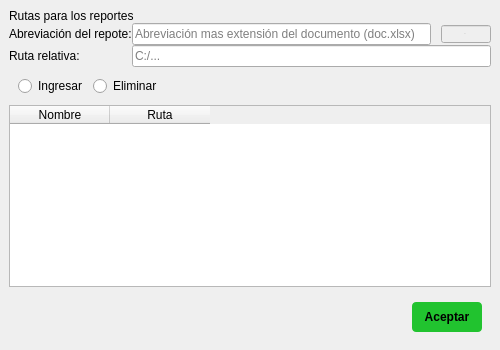
<?xml version="1.0" encoding="UTF-8"?>
<ui version="4.0">
 <class>ventana_configuracion_rutasdocumentos</class>
 <widget class="QMainWindow" name="ventana_configuracion_rutasdocumentos">
  <property name="geometry">
   <rect>
    <x>0</x>
    <y>0</y>
    <width>500</width>
    <height>350</height>
   </rect>
  </property>
  <property name="minimumSize">
   <size>
    <width>500</width>
    <height>0</height>
   </size>
  </property>
  <property name="maximumSize">
   <size>
    <width>500</width>
    <height>350</height>
   </size>
  </property>
  <property name="windowTitle">
   <string>MainWindow</string>
  </property>
  <property name="styleSheet">
   <string notr="true">[objectName^=&quot;lbt_title&quot;] {
	font-size: 16px;
	font-weight: bold;
	font-family: Arial;
	margin-bottom: 5px; 
	margin-top: 5px;
	margin-left: 0px;
}
[objectName^=&quot;lbl&quot;] {
	font-size: 12px;
	font-weight: bold;
	font-family: Arial;
	margin-bottom: 5px; 
	margin-top: 5px;
	margin-left: 0px;
}
[objectName^=&quot;txt&quot;] {
	font-size: 12px;
	font-family: Arial;
	border-bottom: 1px solid;
	border-top: 0px;
}
[objectName^=&quot;rb_rb&quot;] {
	font-size: 14px;
	font-family: Arial;
}
#btn_btn_aceptar{
	font-size: 12px;
	font-weight: bold;
	min-height: 30px;
	min-width: 70px;
	border-radius: 4px;
	background-color: rgb(33, 195, 47);
}
#btn_btn_aceptar:hover{
background-color: rgb(76, 175, 80);
}
#txt_extension_documento{
margin-left:10px;
}</string>
  </property>
  <widget class="QWidget" name="centralwidget">
   <layout class="QVBoxLayout" name="verticalLayout_2">
    <item>
     <widget class="QWidget" name="panel_cuerpo_ventana" native="true">
      <layout class="QVBoxLayout" name="verticalLayout">
       <property name="spacing">
        <number>0</number>
       </property>
       <property name="leftMargin">
        <number>0</number>
       </property>
       <property name="topMargin">
        <number>0</number>
       </property>
       <property name="rightMargin">
        <number>0</number>
       </property>
       <property name="bottomMargin">
        <number>0</number>
       </property>
       <item>
        <widget class="QLabel" name="lbt_title_rutasreportes">
         <property name="text">
          <string>Rutas para los reportes</string>
         </property>
        </widget>
       </item>
       <item>
        <layout class="QGridLayout" name="gridLayout">
         <item row="1" column="0">
          <widget class="QLabel" name="lbl_ruta">
           <property name="text">
            <string>Ruta relativa:</string>
           </property>
          </widget>
         </item>
         <item row="0" column="0">
          <widget class="QLabel" name="lbl_nombre">
           <property name="text">
            <string>Abreviación del repote:</string>
           </property>
          </widget>
         </item>
         <item row="0" column="1">
          <widget class="QLineEdit" name="txt_nombre">
           <property name="placeholderText">
            <string>Abreviación mas extensión del documento (doc.xlsx)</string>
           </property>
          </widget>
         </item>
         <item row="2" column="0" colspan="2">
          <widget class="QWidget" name="panel_acciones" native="true">
           <property name="minimumSize">
            <size>
             <width>0</width>
             <height>0</height>
            </size>
           </property>
           <layout class="QHBoxLayout" name="horizontalLayout_3">
            <item>
             <widget class="QRadioButton" name="rb_rb_ingresar">
              <property name="cursor">
               <cursorShape>PointingHandCursor</cursorShape>
              </property>
              <property name="layoutDirection">
               <enum>Qt::LeftToRight</enum>
              </property>
              <property name="text">
               <string>Ingresar</string>
              </property>
             </widget>
            </item>
            <item>
             <widget class="QRadioButton" name="rb_rb_eliminar">
              <property name="cursor">
               <cursorShape>PointingHandCursor</cursorShape>
              </property>
              <property name="autoFillBackground">
               <bool>false</bool>
              </property>
              <property name="text">
               <string>Eliminar</string>
              </property>
             </widget>
            </item>
            <item>
             <spacer name="horizontalSpacer_2">
              <property name="orientation">
               <enum>Qt::Horizontal</enum>
              </property>
              <property name="sizeHint" stdset="0">
               <size>
                <width>40</width>
                <height>20</height>
               </size>
              </property>
             </spacer>
            </item>
           </layout>
          </widget>
         </item>
         <item row="0" column="2">
          <widget class="QLineEdit" name="txt_extension_documento">
           <property name="enabled">
            <bool>false</bool>
           </property>
           <property name="minimumSize">
            <size>
             <width>60</width>
             <height>0</height>
            </size>
           </property>
           <property name="maximumSize">
            <size>
             <width>60</width>
             <height>16777215</height>
            </size>
           </property>
           <property name="font">
            <font>
             <family>Arial</family>
             <pointsize>-1</pointsize>
            </font>
           </property>
           <property name="text">
            <string>.xlsx</string>
           </property>
           <property name="alignment">
            <set>Qt::AlignCenter</set>
           </property>
          </widget>
         </item>
         <item row="1" column="1" colspan="2">
          <widget class="QLineEdit" name="txt_ruta">
           <property name="placeholderText">
            <string>C:/...</string>
           </property>
          </widget>
         </item>
        </layout>
       </item>
       <item>
        <widget class="QWidget" name="panel_tabla_rutas" native="true">
         <layout class="QHBoxLayout" name="horizontalLayout_2">
          <property name="spacing">
           <number>0</number>
          </property>
          <property name="leftMargin">
           <number>0</number>
          </property>
          <property name="topMargin">
           <number>0</number>
          </property>
          <property name="rightMargin">
           <number>0</number>
          </property>
          <property name="bottomMargin">
           <number>0</number>
          </property>
          <item>
           <widget class="QTableWidget" name="tabla_rutas">
            <column>
             <property name="text">
              <string>Nombre</string>
             </property>
            </column>
            <column>
             <property name="text">
              <string>Ruta</string>
             </property>
            </column>
           </widget>
          </item>
         </layout>
        </widget>
       </item>
      </layout>
     </widget>
    </item>
    <item>
     <widget class="QWidget" name="panel_inferior" native="true">
      <layout class="QHBoxLayout" name="horizontalLayout">
       <item>
        <spacer name="horizontalSpacer">
         <property name="orientation">
          <enum>Qt::Horizontal</enum>
         </property>
         <property name="sizeHint" stdset="0">
          <size>
           <width>40</width>
           <height>20</height>
          </size>
         </property>
        </spacer>
       </item>
       <item>
        <widget class="QPushButton" name="btn_btn_aceptar">
         <property name="cursor">
          <cursorShape>PointingHandCursor</cursorShape>
         </property>
         <property name="text">
          <string>Aceptar</string>
         </property>
        </widget>
       </item>
      </layout>
     </widget>
    </item>
   </layout>
  </widget>
 </widget>
 <tabstops>
  <tabstop>txt_nombre</tabstop>
  <tabstop>txt_ruta</tabstop>
  <tabstop>rb_rb_ingresar</tabstop>
  <tabstop>rb_rb_eliminar</tabstop>
  <tabstop>tabla_rutas</tabstop>
  <tabstop>btn_btn_aceptar</tabstop>
 </tabstops>
 <resources/>
 <connections/>
</ui>
